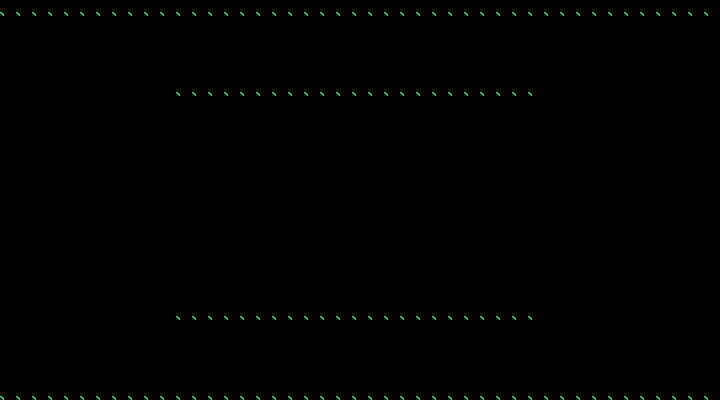

Rendered tile map (Tiled .tmx) drawn with the repository's tilesets; below, a short description and the map source with its tile grids summarised:
An orthogonal 45x25 tile map with 16x16 px tiles, 1 tile layer (Tiles), 2 tilesets and 52 objects (39x enemy, 12x node,  enemy).

<map version="1.0" orientation="orthogonal" width="45" height="25" tilewidth="16" tileheight="16">
 <tileset firstgid="1" name="Tiles" tilewidth="16" tileheight="16">
  <image source="../images/Wall-Terrain-Tiles.png" width="256" height="112" />
 </tileset>
 <tileset firstgid="113" name="Enemies" tilewidth="16" tileheight="16">
  <image source="../images/enemy.png" width="16" height="16" />
 </tileset>
 <layer name="Tiles" width="45" height="25">
  <properties>
   <property name="collision" value="true" />
   <property name="tileset" value="Tiles" />
  </properties>
  <data>[1125 cells, 136 non-empty, 1 distinct tile ids]</data>
 </layer>
 <objectgroup name="Enemies" width="45" height="25">
  <object type="node" gid="113" x="176" y="48" />
  <object type="node" gid="113" x="272" y="48" />
  <object type="node" gid="113" x="416" y="48" />
  <object type="node" gid="113" x="352" y="48" />
  <object type="node" gid="113" x="496" y="48" />
  <object type="node" gid="113" x="304" y="208" />
  <object type="node" gid="113" x="400" y="208" />
  <object name="4" type="enemy" gid="113" x="272" y="128" />
  <object name="4" type="enemy" gid="113" x="304" y="128" />
  <object name="3" type="enemy" gid="113" x="288" y="144" />
  <object name="4" type="enemy" gid="113" x="272" y="160" />
  <object name="4" type="enemy" gid="113" x="304" y="160" />
  <object name="4" type="enemy" gid="113" x="288" y="112" />
  <object name="4" type="enemy" gid="113" x="416" y="160" />
  <object name="4" type="enemy" gid="113" x="400" y="144" />
  <object name="4" type="enemy" gid="113" x="432" y="144" />
  <object name="3" type="enemy" gid="113" x="416" y="128" />
  <object name="4" type="enemy" gid="113" x="400" y="112" />
  <object name="4" type=" enemy" gid="113" x="432" y="112" />
  <object name="4" type="enemy" gid="113" x="400" y="256" />
  <object name="4" type="enemy" gid="113" x="432" y="256" />
  <object name="3" type="enemy" gid="113" x="416" y="272" />
  <object name="4" type="enemy" gid="113" x="400" y="288" />
  <object name="4" type="enemy" gid="113" x="432" y="288" />
  <object name="4" type="enemy" gid="113" x="416" y="304" />
  <object name="4" type="enemy" gid="113" x="288" y="256" />
  <object name="4" type="enemy" gid="113" x="272" y="272" />
  <object name="4" type="enemy" gid="113" x="304" y="272" />
  <object name="3" type="enemy" gid="113" x="288" y="288" />
  <object name="4" type="enemy" gid="113" x="272" y="304" />
  <object name="4" type="enemy" gid="113" x="304" y="304" />
  <object name="4" type="enemy" gid="113" x="480" y="272" />
  <object name="4" type="enemy" gid="113" x="496" y="272" />
  <object name="4" type="enemy" gid="113" x="496" y="288" />
  <object name="4" type="enemy" gid="113" x="512" y="288" />
  <object name="4" type="enemy" gid="113" x="208" y="272" />
  <object name="4" type="enemy" gid="113" x="192" y="288" />
  <object name="4" type="enemy" gid="113" x="224" y="272" />
  <object name="4" type="enemy" gid="113" x="208" y="288" />
  <object name="4" type="enemy" gid="113" x="224" y="144" />
  <object name="4" type="enemy" gid="113" x="208" y="144" />
  <object name="4" type="enemy" gid="113" x="208" y="128" />
  <object name="4" type="enemy" gid="113" x="192" y="128" />
  <object name="4" type="enemy" gid="113" x="480" y="144" />
  <object name="4" type="enemy" gid="113" x="496" y="128" />
  <object name="4" type="enemy" gid="113" x="496" y="144" />
  <object name="4" type="enemy" gid="113" x="512" y="128" />
  <object type="node" gid="113" x="192" y="368" />
  <object type="node" gid="113" x="272" y="368" />
  <object type="node" gid="113" x="352" y="368" />
  <object type="node" gid="113" x="416" y="368" />
  <object type="node" gid="113" x="496" y="368" />
 </objectgroup>
</map>
